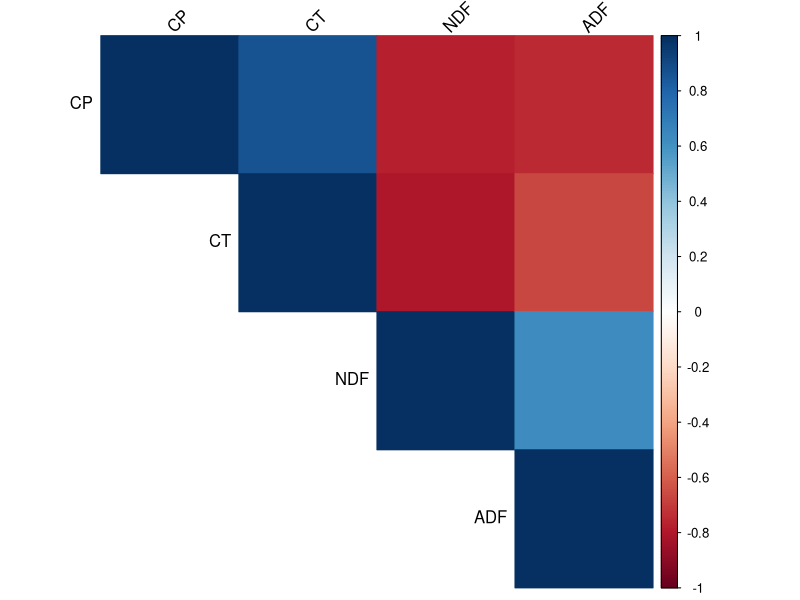

This figure's R source:
# Install the required packages if they are not already installed
if (!require("MASS")) install.packages("MASS")
if (!require("dplyr")) install.packages("dplyr")
if (!require("tidyr")) install.packages("tidyr")
if (!require("Matrix")) install.packages("Matrix")
if (!require("psych")) install.packages("psych") # For visualizing correlations

library(MASS)
library(dplyr)
library(tidyr)
library(Matrix)
library(psych)

# Set the random seed for reproducibility
set.seed(123)

# Define the maturity stages
maturity_stages <- c("early", "mature", "late")

# Define the mean values for each maturity stage
means <- list(
  early = c(NDF = 46.14, ADF = 33.40, CP = 19.50, CT = 10.51),
  mature = c(NDF = 49.27, ADF = 37.21, CP = 14.50, CT = 6.96),
  late = c(NDF = 55.71, ADF = 40.15, CP = 13.05, CT = 4.26)
)

# Define the SEM values
sem_values <- c(NDF = 0.448, ADF = 0.626, CP = 0.193, CT = 0.138)
n_original <- 182
sd_values <- sem_values * sqrt(n_original)

cor_matrix <- matrix(c(
  1.00,  0.589, -0.683, -0.76,  # NDF
  0.589, 1.00,  -0.801, -0.75,  # ADF
  -0.683, -0.801, 1.00,   0.70,  # CP
  -0.76, -0.75,  0.70,    1.00   # CT
), nrow = 4, byrow = TRUE)


# Assign variable names to the correlation matrix
colnames(cor_matrix) <- rownames(cor_matrix) <- names(sd_values)

# Ensure that the correlation matrix is positive definite
cor_matrix <- as.matrix(nearPD(cor_matrix, corr = TRUE, maxit = 500)$mat)

# Display the adjusted correlation matrix
print("Adjusted Correlation Matrix:")
print(cor_matrix)

# Calculate the covariance matrix
cov_matrix <- diag(sd_values) %*% cor_matrix %*% diag(sd_values)

# Generate synthetic data for each maturity stage
synthetic_data <- data.frame()

for (stage in maturity_stages) {
  # Sample from a multivariate normal distribution
  sim_values <- mvrnorm(n = 100, mu = means[[stage]], Sigma = cov_matrix)
  
  # Convert the simulated values into a data frame
  sim_df <- as.data.frame(sim_values)
  sim_df$Harvest_time <- stage
  
  synthetic_data <- bind_rows(synthetic_data, sim_df)
}

# Arrange the data by placing the target variable in the first column
synthetic_data <- synthetic_data %>%
  dplyr::select(Harvest_time, dplyr::everything())

# Display the first few rows of the dataset
head(synthetic_data)

# Check and visualize the correlations
correlation_check <- synthetic_data %>%
  dplyr::group_by(Harvest_time) %>%
  dplyr::summarize(
    Corr_NDF_ADF = cor(NDF, ADF),
    Corr_NDF_CP = cor(NDF, CP),
    Corr_NDF_CT = cor(NDF, CT),
    Corr_ADF_CP = cor(ADF, CP),
    Corr_ADF_CT = cor(ADF, CT),
    Corr_CP_CT = cor(CP, CT)
  )

print("Correlations in the Generated Data:")
print(correlation_check)

# Calculate the correlation matrix for the entire dataset
correlation_matrix <- synthetic_data %>%
  dplyr::select(NDF, ADF, CP, CT) %>%
  cor()

print("Correlation Matrix for the Entire Dataset:")
print(correlation_matrix)

# Visualize the correlation matrix
if (require(corrplot)) {
  corrplot(correlation_matrix, method = "color", type = "upper",
           order = "hclust", tl.col = "black", tl.srt = 45)
}

# Export the synthetic dataset to a CSV file
write.csv(synthetic_data, file = "synthetic_data.csv", row.names = FALSE)
